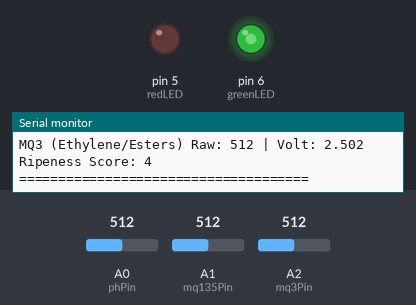
Recording of a sketch running on a simulated Arduino Uno, built with avr-gcc and run on an emulated ATmega328P. Parts: output pins drawn as LEDs (lit = HIGH), the last lines printed to the serial monitor. The test bench sets the inputs (shaded band); at power-on: A0 (phPin) = 512, A2 (mq3Pin) = 512, A1 (mq135Pin) = 512.

Above: at 5.2 s.
5.3 s: A0 (phPin) set to 620
6.9 s: A0 (phPin) set to 639
At 8.6 s:
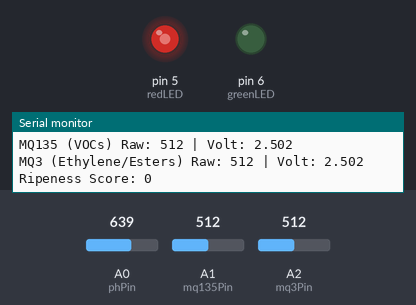
9.0 s: A2 (mq3Pin) set to 408
10.5 s: A2 (mq3Pin) set to 390
12.0 s: A0 (phPin) set to 511
At 13.0 s:
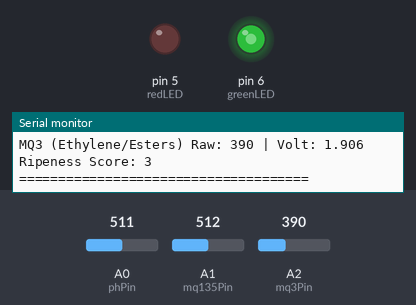
14.2 s: A1 (mq135Pin) set to 11
15.7 s: A1 (mq135Pin) set to 8
Timing chart, 0 to 18.2 s (numbered marks = the images above; inputs shaded):
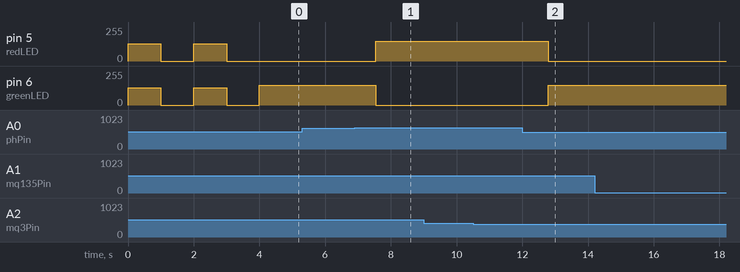

The sketch:

guava_v2.ino
```cpp
// Pin assignments
const int phPin    = A0;  // pH sensor
const int mq135Pin = A1;  // MQ135 - Air quality (CO2, NH3, VOCs)
const int mq3Pin   = A2;  // MQ3 - Alcohol and volatile compounds

// LED pins (PWM)
const int redLED   = 5;   // D5 - Unripe indicator
const int greenLED = 6;   // D6 - Ripe indicator

// ============================================
// RIPENESS THRESHOLDS (Calibrate as needed)
// ============================================
// pH Thresholds (Guavas are acidic fruits)
// Unripe: pH 3.5-4.0 (more acidic)
// Ripe:   pH 4.0-4.5 (less acidic)
const float PH_UNRIPE_MAX = 3.8;    // Below this = unripe
const float PH_RIPE_MIN   = 4.2;    // Above this = ripe
// Between 3.8-4.2 = transitioning

// Gas Sensor Thresholds (higher values = more gas detected = riper)
// MQ3 detects ethylene and aromatic esters (increase when ripe)
const int MQ3_RIPE_THRESHOLD = 400;  // Adjust based on calibration

// MQ135 detects VOCs and CO2 (increase during ripening)
const int MQ135_RIPE_THRESHOLD = 300; // Adjust based on calibration

void setup() {
  Serial.begin(9600);

  pinMode(redLED, OUTPUT);
  pinMode(greenLED, OUTPUT);

  // Blink both LEDs twice with 1 second interval at startup
  // Using PWM at 50% brightness to protect LEDs without resistors
  for (int i = 0; i < 2; i++) {
    analogWrite(redLED, 128);    // 50% brightness (128/255)
    analogWrite(greenLED, 128);  // 50% brightness (128/255)
    delay(1000);
    analogWrite(redLED, 0);
    analogWrite(greenLED, 0);
    delay(1000);
  }

  Serial.println("Starting Sensors + LED System...");
}

void loop() {

  // ------------------------------
  // Read analog pins
  // ------------------------------
  int phRaw = analogRead(phPin);
  int mq135Raw = analogRead(mq135Pin);
  int mq3Raw = analogRead(mq3Pin);

  float phVoltage   = phRaw * (5.0 / 1023.0);
  float mq135Voltage = mq135Raw * (5.0 / 1023.0);
  float mq3Voltage   = mq3Raw * (5.0 / 1023.0);

  // Basic pH estimate (adjust during calibration)
  float pHValue = 7 + ((2.5 - phVoltage) / 0.18);

  // ------------------------------
  // RIPENESS DETECTION LOGIC
  // ------------------------------
  // Multi-factor approach: pH + gas sensors
  int ripeScore = 0;  // Score system: higher = riper

  // Factor 1: pH (guavas become less acidic when ripe)
  if (pHValue >= PH_RIPE_MIN) {
    ripeScore += 2;  // Strong indicator of ripeness
  } else if (pHValue <= PH_UNRIPE_MAX) {
    ripeScore -= 2;  // Strong indicator of unripeness
  }
  // else: transitioning state (no score change)

  // Factor 2: MQ3 (ethylene and aromatic compounds increase when ripe)
  if (mq3Raw >= MQ3_RIPE_THRESHOLD) {
    ripeScore += 1;
  }

  // Factor 3: MQ135 (VOCs and CO2 increase during ripening)
  if (mq135Raw >= MQ135_RIPE_THRESHOLD) {
    ripeScore += 1;
  }

  // LED Control based on ripeness score
  // Using PWM at 60% brightness to protect LEDs without resistors
  if (ripeScore >= 2) {
    // RIPE: Green LED ON, Red LED OFF
    analogWrite(greenLED, 150);  // 60% brightness (150/255)
    analogWrite(redLED, 0);
    Serial.println("STATUS: RIPE ✓");
  }
  else {
    // UNRIPE: Red LED ON, Green LED OFF
    analogWrite(redLED, 150);    // 60% brightness (150/255)
    analogWrite(greenLED, 0);
    Serial.println("STATUS: UNRIPE");
  }

  // ------------------------------
  // Serial Print with Ripeness Score
  // ------------------------------
  Serial.println("=====================================");
  Serial.print("pH: "); Serial.print(pHValue, 2);
  Serial.print(" | Raw: "); Serial.print(phRaw);
  Serial.print(" | Volt: "); Serial.println(phVoltage, 3);

  Serial.print("MQ135 (VOCs) Raw: "); Serial.print(mq135Raw);
  Serial.print(" | Volt: "); Serial.println(mq135Voltage, 3);

  Serial.print("MQ3 (Ethylene/Esters) Raw: "); Serial.print(mq3Raw);
  Serial.print(" | Volt: "); Serial.println(mq3Voltage, 3);

  Serial.print("Ripeness Score: "); Serial.println(ripeScore);
  Serial.println("=====================================\n");

  delay(700);
}
```

Measured:
- the behaviour switches between 629 and 630 on A0 (phPin) (found by bisection; images 0 and 1)
- after the input at 6.9 s, pin 5 (redLED): 0/255 → 150/255 after 0.64 s; pin 6 (greenLED): 150/255 → 0/255 after 0.64 s
- after the input at 12.0 s, pin 5 (redLED): 150/255 → 0/255 after 0.79 s; pin 6 (greenLED): 0/255 → 150/255 after 0.79 s
